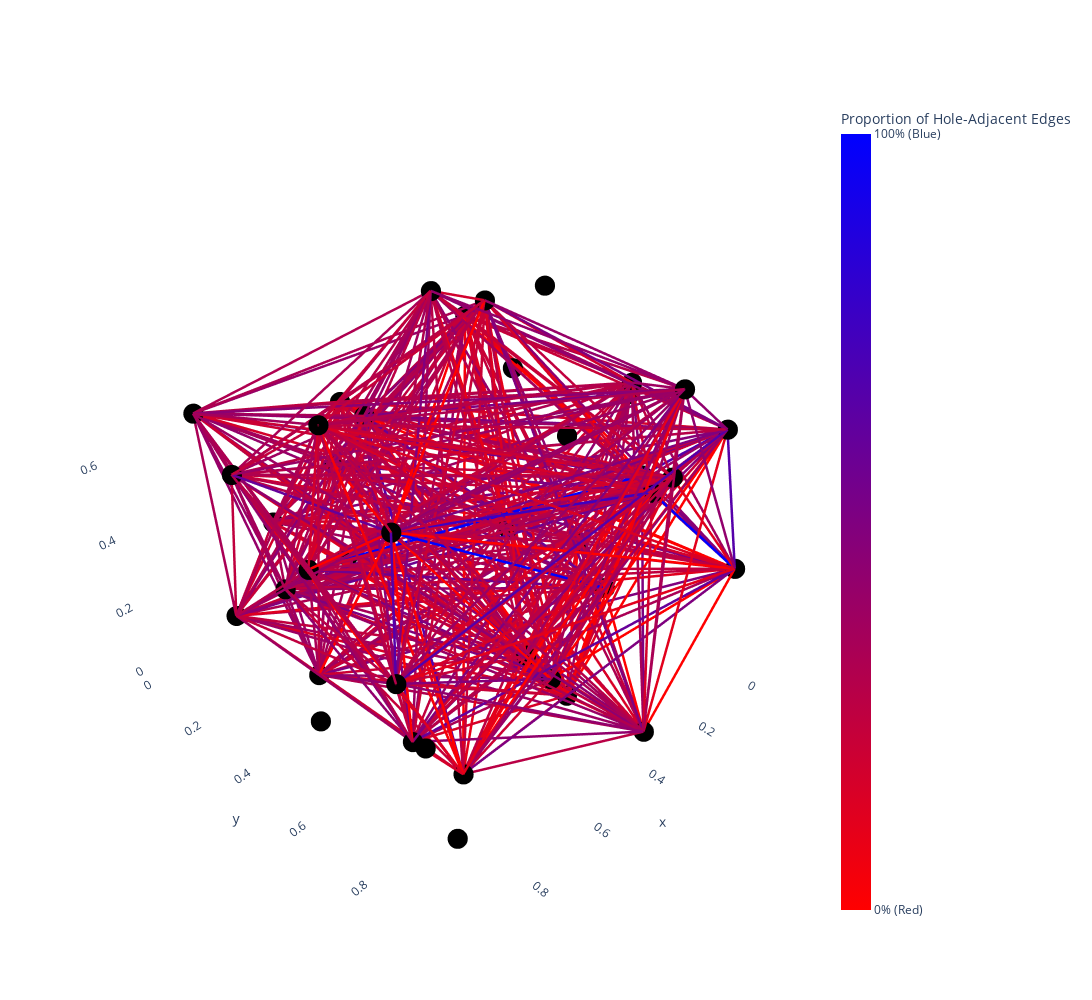

Write notebook code for a chart like this one.
### Markdown cell above
### Gradient, unweighted

### Code cell
collapsed_G = nx.Graph()

for i in range(len(coms)):
    collapsed_G.add_node(i)

hole_adjacent_edge_count = {}
total_edge_count = {}

original_cycle_edges = set()
for cycle in big_rep_cycle_list1:
    for i in range(len(cycle)):
        u, v = cycle[i], cycle[(i + 1) % len(cycle)]
        original_cycle_edges.add((u, v))
        original_cycle_edges.add((v, u))

for u, v in G.edges():
    community_u = node_to_com_dict[u]
    community_v = node_to_com_dict[v]
    if community_u != community_v:
        if collapsed_G.has_edge(community_u, community_v):
            collapsed_G[community_u][community_v]['weight'] += 1
        else:
            collapsed_G.add_edge(community_u, community_v, weight=1)
        
        if (community_u, community_v) not in total_edge_count:
            total_edge_count[(community_u, community_v)] = 0
            hole_adjacent_edge_count[(community_u, community_v)] = 0
        
        total_edge_count[(community_u, community_v)] += 1
        
        if (u, v) in original_cycle_edges or (v, u) in original_cycle_edges:
            hole_adjacent_edge_count[(community_u, community_v)] += 1

edge_proportions = {edge: hole_adjacent_edge_count[edge] / total_edge_count[edge] for edge in total_edge_count}

pos = {i: (np.random.random(), np.random.random(), np.random.random()) for i in collapsed_G.nodes}

edge_trace = []
for edge in collapsed_G.edges():
    x0, y0, z0 = pos[edge[0]]
    x1, y1, z1 = pos[edge[1]]
    proportion = edge_proportions.get(edge, 0)
    color = f'rgb({int(255 * (1 - proportion))}, 0, {int(255 * proportion)})'
    
    edge_trace.append(go.Scatter3d(
        x=[x0, x1, None],
        y=[y0, y1, None],
        z=[z0, z1, None],
        line=dict(width=5, color=color),
        hoverinfo='none',
        mode='lines'
    ))

# map original cycle edges to community edges
collapsed_cycle_edges = set()
for u, v in original_cycle_edges:
    community_u = node_to_com_dict[u]
    community_v = node_to_com_dict[v]
    if community_u != community_v:
        collapsed_cycle_edges.add((community_u, community_v))
        collapsed_cycle_edges.add((community_v, community_u))

# count edges part of any cycle and not part of any cycle
cycle_edge_count = len([e for e in collapsed_G.edges() if (e in collapsed_cycle_edges or (e[1], e[0]) in collapsed_cycle_edges)])
non_cycle_edge_count = len(collapsed_G.edges()) - cycle_edge_count

# calculate percentages for gradient
total_edges = len(collapsed_G.edges())
percent_non_cycle = (non_cycle_edge_count / total_edges) * 100
percent_cycle = (cycle_edge_count / total_edges) * 100

print(f"Number of edges not part of any cycle: {non_cycle_edge_count} ({percent_non_cycle:.2f}%)")
print(f"Number of edges part of a cycle: {cycle_edge_count} ({percent_cycle:.2f}%)")

node_trace = go.Scatter3d(
    x=[pos[node][0] for node in collapsed_G.nodes()],
    y=[pos[node][1] for node in collapsed_G.nodes()],
    z=[pos[node][2] for node in collapsed_G.nodes()],
    mode='markers',
    marker=dict(
        size=7,
        color='black',
    ),
    text=list(collapsed_G.nodes()),
    hoverinfo='text'
)

# do color bar/key
color_bar_trace = go.Scatter3d(
    x=[None], y=[None], z=[None],
    mode='markers',
    marker=dict(
        size=0,
        color=[0, 1], 
        colorscale=[[0, 'rgb(255, 0, 0)'], [1, 'rgb(0, 0, 255)']],
        colorbar=dict(
            title="Proportion of Hole-Adjacent Edges",
            tickvals=[0, 1],
            ticktext=["0% (Red)", "100% (Blue)"]
        )
    ),
    hoverinfo='none'
)

layout = go.Layout(
    width=1200,
    height=1000,
    showlegend=False,
    scene=dict(
        xaxis=dict(showbackground=False),
        yaxis=dict(showbackground=False),
        zaxis=dict(showbackground=False)
    ),
)

fig = go.Figure(data=edge_trace + [node_trace, color_bar_trace], layout=layout)
fig.show()
fig.write_html("gradient.html")
